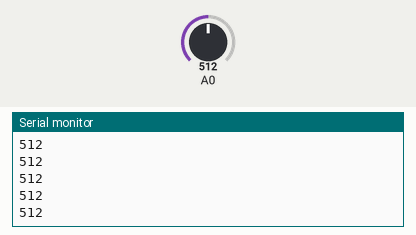
The sketch below on a simulated Arduino Uno, built with avr-gcc and run on an emulated ATmega328P. Shown: the last lines printed to the serial monitor. Inputs (shaded band) come from the test bench; at power-on: A0 = 512.

Above: at 1.2 s.
1.3 s: A0 set to 716
At 2.3 s:
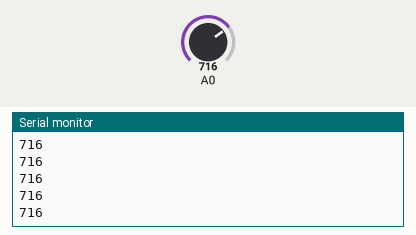
2.8 s: A0 set to 900
At 3.7 s:
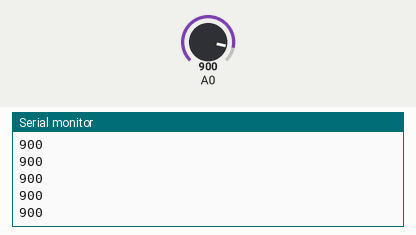
Timing chart, 0 to 5.8 s (numbered marks = the images above; inputs shaded):
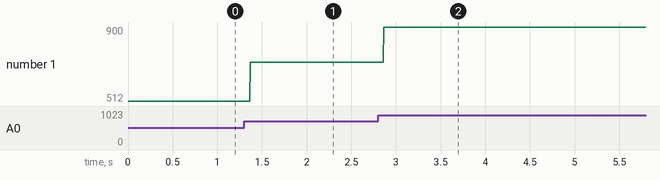

The sketch:

sketch_heartRate_2_.ino
```cpp
//VARIABLES
int data;

//SETUP
void setup(){
  Serial.begin(9600);//for the processing sketch

}

//LOOP
void loop(){
    data = analogRead(0);//now write the next analog value to data[0]
    Serial.println(data);//send over the current value to the processing sketch, but scale it to match the screen height
    delay(2);
}
```

Measured:
- after the input at 1.3 s, the serial monitor: prints a new line after 0.07 s (image 1)
- after the input at 2.8 s, the serial monitor: prints a new line after 0.07 s (image 2)
- plotted number 1: 512 → 716 after the input at 1.3 s, 716 → 900 after the input at 2.8 s
